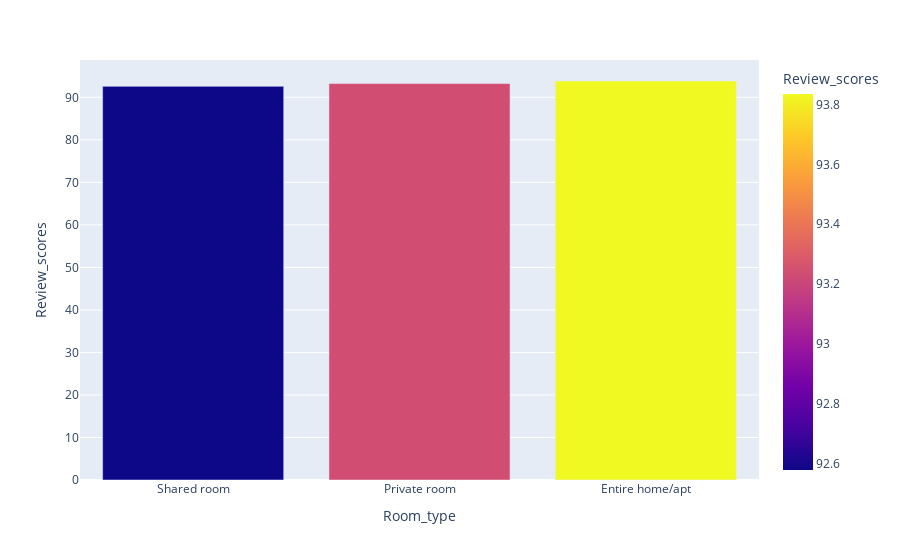

The cell this chart's notebook holds for it:
### Code cell
rev_df = df.groupby('Room_type',as_index=False)['Review_scores'].mean().sort_values(by='Review_scores')
fig = px.bar(data_frame=rev_df,x='Room_type',y='Review_scores',color='Review_scores')
fig.show()

### Figure 1 — Plotly figure (JSON) as saved in the notebook; plotly's stock layout.template omitted (floating-point values rounded to 4 significant figures)
{"data": [{"alignmentgroup": "True", "hovertemplate": "Room_type=%{x}<br>Review_scores=%{marker.color}<extra></extra>", "legendgroup": "", "marker": {"color": [92.58, 93.24, 93.84], "coloraxis": "coloraxis", "pattern": {"shape": ""}}, "name": "", "offsetgroup": "", "orientation": "v", "showlegend": false, "textposition": "auto", "type": "bar", "x": ["Shared room", "Private room", "Entire home/apt"], "xaxis": "x", "y": [92.58, 93.24, 93.84], "yaxis": "y"}], "layout": {"barmode": "relative", "coloraxis": {"colorbar": {"title": {"text": "Review_scores"}}, "colorscale": [[0, "#0d0887"], [0.1111, "#46039f"], [0.2222, "#7201a8"], [0.3333, "#9c179e"], [0.4444, "#bd3786"], [0.5556, "#d8576b"], [0.6667, "#ed7953"], [0.7778, "#fb9f3a"], [0.8889, "#fdca26"], [1, "#f0f921"]]}, "legend": {"tracegroupgap": 0}, "margin": {"t": 60}, "xaxis": {"anchor": "y", "domain": [0, 1], "title": {"text": "Room_type"}}, "yaxis": {"anchor": "x", "domain": [0, 1], "title": {"text": "Review_scores"}}}}
